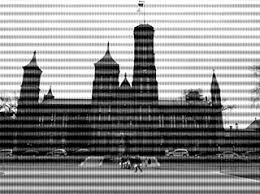
%> input picture src/castle_periodic.jpeg, 260 x 194 px
$ octave --eval "result = periodic_castle;"   (GNU Octave 9; MATLAB toolbox functions it lacks are replaced by stand-ins)
%> lines starting %> are read from the running program, lines starting %| are printed output that depends on the picture
function filtered_image = periodic_castle()
    image = imread('castle_periodic.jpeg');
%> image is the input picture: size 194x260x3 uint8; min 0, max 255, mean 144
    [M,N,~] = size(image);
%> M = 194; N = 260

%     figure, imshow(image); title('Original Image');

    f = im2double(image(:,:,1));
    F = fft2(f);
    F = fftshift(F);
    S2 = log(1+abs(F));
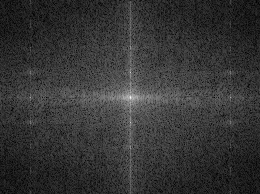
%> S2: size 194x260 double; min 0.0326, max 10.26, mean 2.17; drawn with min black and max white

%     figure, imshow(S2,[]); title ('Fourier Spectrum');

    F(:,31) = 0;
    F(:,231) = 0;
    F(123,131) = 0;
    F(73,131) = 0;
    F(147,131) = 0;
    F(148,131) = 0;
    F(149,131) = 0;
    F(47,131) = 0;
    F(48,131) = 0;
    F(49,131) = 0;

    S2 = log(1+abs(F));

%     figure, imshow(S2,[]); title ('Fourier Spectrum After');
    G = real(ifft2(ifftshift(F)));
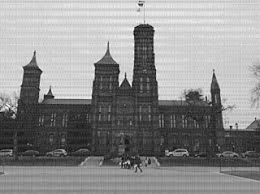
%> G: size 194x260 double; min -0.0836, max 1.08, mean 0.565; drawn with min black and max white
%     figure; imshow(G);title('Output image');
    filtered_image = G;
end

$ run again, with src/bird_periodic.jpeg copied over src/castle_periodic.jpeg
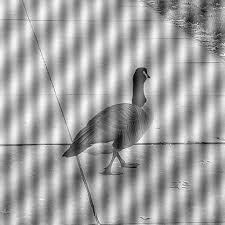
%> input picture src/bird_periodic.jpeg, 225 x 225 px
%> in periodic_castle, image is the input picture: size 225x225x3 uint8; min 0, max 255, mean 162.8
%> in periodic_castle, `S2 = log(1+abs(F));`:
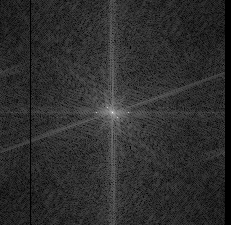
%> S2: size 225x231 double; min 0, max 10.38, mean 1.86; drawn with min black and max white
%> in periodic_castle, `G = real(ifft2(ifftshift(F)));`:
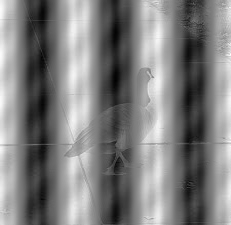
%> G: size 225x231 double; min -0.96, max 0.967, mean 0.00056; drawn with min black and max white

$ run again, with src/moon_periodic.jpeg copied over src/castle_periodic.jpeg
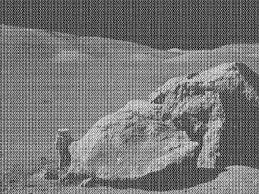
%> input picture src/moon_periodic.jpeg, 259 x 194 px
%> in periodic_castle, image is the input picture: size 194x259x3 uint8; min 0, max 254, mean 118.8
%> in periodic_castle, `S2 = log(1+abs(F));`:
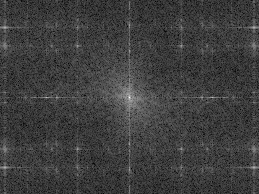
%> S2: size 194x259 double; min 0.0454, max 10.06, mean 2.51; drawn with min black and max white
